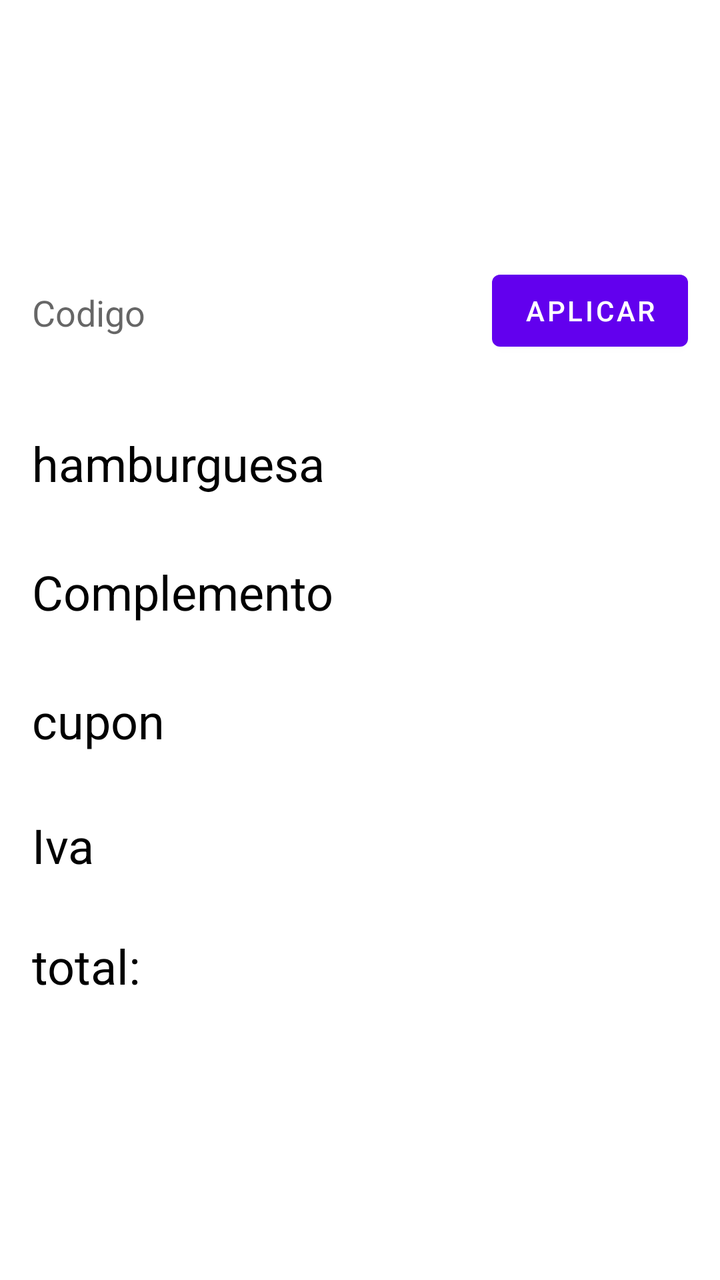
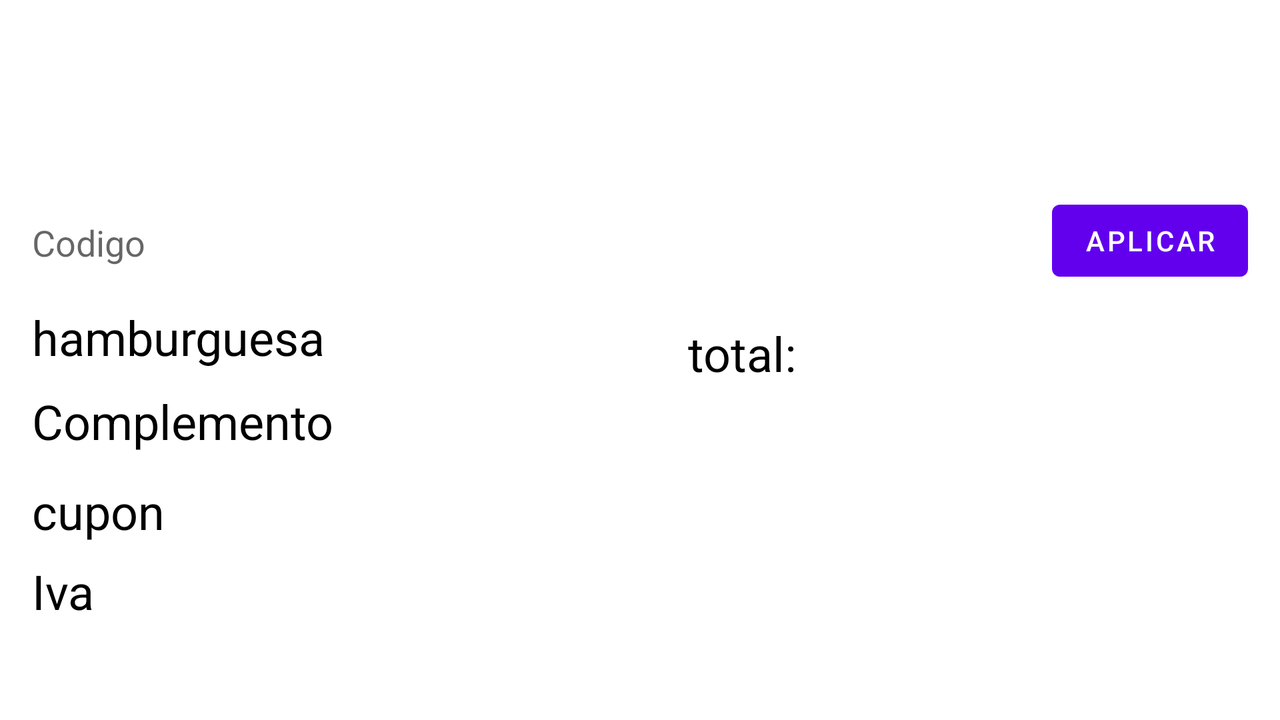

An Android layout and its configuration variant, each rendered on a device that would load it. The default file and the variant file are quoted in full after the pictures.
<!-- AndroidManifest.xml: application theme Theme.ExamenAmarillo1eval -->
<!-- res/layout/activity_pedido.xml -->
<?xml version="1.0" encoding="utf-8"?>
<androidx.constraintlayout.widget.ConstraintLayout xmlns:android="http://schemas.android.com/apk/res/android"
    xmlns:app="http://schemas.android.com/apk/res-auto"
    xmlns:tools="http://schemas.android.com/tools"
    android:layout_width="match_parent"
    android:layout_height="match_parent"
    android:background="@drawable/fondon"
    tools:context=".PedidoActivity">

    <TextView
        android:id="@+id/txt_mensaje_codigo_promocional"
        android:layout_width="0dp"
        android:layout_height="wrap_content"
        android:layout_marginStart="16dp"
        android:layout_marginLeft="16dp"
        android:layout_marginTop="40dp"
        android:layout_marginEnd="16dp"
        android:layout_marginRight="16dp"
        android:text="Dispone de código promocional? "
        android:textColor="@color/white"
        android:textSize="@dimen/tam_letra"
        app:layout_constraintEnd_toEndOf="parent"
        app:layout_constraintHorizontal_bias="0.0"
        app:layout_constraintStart_toStartOf="parent"
        app:layout_constraintTop_toTopOf="parent" />

    <EditText
        android:id="@+id/edt_codigo"
        android:layout_width="233dp"
        android:layout_height="46dp"
        android:background="@color/white"
        android:ems="10"
        android:hint="Codigo"
        android:inputType="textPersonName"
        app:layout_constraintBottom_toBottomOf="@+id/bt_codigo"
        app:layout_constraintEnd_toStartOf="@+id/bt_codigo"
        app:layout_constraintHorizontal_bias="0.0"
        app:layout_constraintStart_toStartOf="@+id/txt_mensaje_codigo_promocional" />

    <Button
        android:id="@+id/bt_codigo"
        android:layout_width="wrap_content"
        android:layout_height="wrap_content"
        android:layout_marginTop="16dp"
        android:onClick="aplicar"
        android:text="Aplicar"
        app:layout_constraintEnd_toEndOf="@+id/txt_mensaje_codigo_promocional"
        app:layout_constraintTop_toBottomOf="@+id/txt_mensaje_codigo_promocional" />

    <TextView
        android:id="@+id/txt_hamburguesa"
        android:layout_width="0dp"
        android:layout_height="wrap_content"
        android:layout_marginStart="16dp"
        android:layout_marginLeft="16dp"
        android:layout_marginTop="36dp"
        android:layout_marginEnd="16dp"
        android:layout_marginRight="16dp"
        android:textColor="@color/black"
        android:textSize="24sp"
        app:layout_constraintEnd_toEndOf="parent"
        app:layout_constraintHorizontal_bias="1.0"
        app:layout_constraintStart_toStartOf="parent"
        app:layout_constraintTop_toBottomOf="@+id/edt_codigo"
        tools:text="hamburguesa" />

    <TextView
        android:id="@+id/txt_complemento"
        android:layout_width="379dp"
        android:layout_height="wrap_content"
        android:layout_marginTop="32dp"
        android:textColor="@color/black"
        android:textSize="24sp"
        app:layout_constraintEnd_toEndOf="@+id/txt_hamburguesa"
        app:layout_constraintHorizontal_bias="0.0"
        app:layout_constraintStart_toStartOf="@+id/txt_hamburguesa"
        app:layout_constraintTop_toBottomOf="@+id/txt_hamburguesa"
        tools:text="Complemento" />

    <TextView
        android:id="@+id/txt_cupon"
        android:layout_width="379dp"
        android:layout_height="wrap_content"
        android:layout_marginTop="32dp"
        android:textColor="@color/black"
        android:textSize="24sp"
        app:layout_constraintEnd_toEndOf="@+id/txt_complemento"
        app:layout_constraintStart_toStartOf="@+id/txt_complemento"
        app:layout_constraintTop_toBottomOf="@+id/txt_complemento"
        tools:text="cupon" />

    <TextView
        android:id="@+id/txt_iva"
        android:layout_width="379dp"
        android:layout_height="wrap_content"
        android:layout_marginTop="30dp"
        android:textColor="@color/black"
        android:textSize="24sp"
        app:layout_constraintEnd_toEndOf="@+id/txt_cupon"
        app:layout_constraintStart_toStartOf="@+id/txt_cupon"
        app:layout_constraintTop_toBottomOf="@+id/txt_cupon"
        tools:text="Iva" />

    <TextView
        android:id="@+id/txt_total"
        android:layout_width="379dp"
        android:layout_height="wrap_content"
        android:layout_marginTop="28dp"
        android:textColor="@color/black"
        android:textSize="24sp"
        app:layout_constraintEnd_toEndOf="@+id/txt_iva"
        app:layout_constraintTop_toBottomOf="@+id/txt_iva"
        tools:text="total:" />

</androidx.constraintlayout.widget.ConstraintLayout>
<!-- resources referenced by this layout -->
<resources>
  <color name="black">#FF000000</color>
  <color name="white">#FFFFFFFF</color>
  <dimen name="tam_letra"> 30sp</dimen>
  <style name="Theme.ExamenAmarillo1eval" parent="Theme.MaterialComponents.DayNight.DarkActionBar">
          
          <item name="colorPrimary">@color/purple_500</item>
          <item name="colorPrimaryVariant">@color/purple_700</item>
          <item name="colorOnPrimary">@color/white</item>
          
          <item name="colorSecondary">@color/teal_200</item>
          <item name="colorSecondaryVariant">@color/teal_700</item>
          <item name="colorOnSecondary">@color/black</item>
          
          <item name="android:statusBarColor" tools:targetApi="l">?attr/colorPrimaryVariant</item>
          
      </style>
  <color name="purple_500">#FF6200EE</color>
  <color name="purple_700">#FF3700B3</color>
  <color name="teal_200">#FF03DAC5</color>
  <color name="teal_700">#FF018786</color>
</resources>
<!-- res/layout-land/activity_pedido.xml (the repository's variant of the layout above) -->
<!-- drawn on the phone turned sideways -->
<?xml version="1.0" encoding="utf-8"?>
<androidx.constraintlayout.widget.ConstraintLayout xmlns:android="http://schemas.android.com/apk/res/android"
    xmlns:app="http://schemas.android.com/apk/res-auto"
    xmlns:tools="http://schemas.android.com/tools"
    android:layout_width="match_parent"
    android:layout_height="match_parent"
    android:background="@drawable/fondon"
    tools:context=".PedidoActivity">

    <TextView
        android:id="@+id/txt_mensaje_codigo_promocional"
        android:layout_width="0dp"
        android:layout_height="wrap_content"
        android:layout_marginStart="16dp"
        android:layout_marginLeft="16dp"
        android:layout_marginTop="40dp"
        android:layout_marginEnd="16dp"
        android:layout_marginRight="16dp"
        android:text="Dispone de código promocional? "
        android:textColor="@color/white"
        android:textSize="@dimen/tam_letra"
        app:layout_constraintEnd_toEndOf="parent"
        app:layout_constraintHorizontal_bias="0.0"
        app:layout_constraintStart_toStartOf="parent"
        app:layout_constraintTop_toTopOf="parent" />

    <EditText
        android:id="@+id/edt_codigo"
        android:layout_width="233dp"
        android:layout_height="46dp"
        android:background="@color/white"
        android:ems="10"
        android:hint="Codigo"
        android:inputType="textPersonName"
        app:layout_constraintBottom_toBottomOf="@+id/bt_codigo"
        app:layout_constraintEnd_toStartOf="@+id/bt_codigo"
        app:layout_constraintHorizontal_bias="0.0"
        app:layout_constraintStart_toStartOf="@+id/txt_mensaje_codigo_promocional" />

    <Button
        android:id="@+id/bt_codigo"
        android:layout_width="wrap_content"
        android:layout_height="wrap_content"
        android:layout_marginTop="16dp"
        android:onClick="aplicar"
        android:text="Aplicar"
        app:layout_constraintEnd_toEndOf="@+id/txt_mensaje_codigo_promocional"
        app:layout_constraintTop_toBottomOf="@+id/txt_mensaje_codigo_promocional" />

    <TextView
        android:id="@+id/txt_hamburguesa"
        android:layout_width="288dp"
        android:layout_height="34dp"
        android:layout_marginStart="16dp"
        android:layout_marginLeft="16dp"
        android:layout_marginTop="8dp"
        android:layout_marginEnd="16dp"
        android:layout_marginRight="16dp"
        android:textColor="@color/black"
        android:textSize="24sp"
        app:layout_constraintEnd_toEndOf="parent"
        app:layout_constraintHorizontal_bias="0.0"
        app:layout_constraintStart_toStartOf="parent"
        app:layout_constraintTop_toBottomOf="@+id/edt_codigo"
        tools:text="hamburguesa" />

    <TextView
        android:id="@+id/txt_complemento"
        android:layout_width="285dp"
        android:layout_height="33dp"
        android:layout_marginTop="8dp"
        android:textColor="@color/black"
        android:textSize="24sp"
        app:layout_constraintEnd_toEndOf="@+id/txt_hamburguesa"
        app:layout_constraintHorizontal_bias="0.0"
        app:layout_constraintStart_toStartOf="@+id/txt_hamburguesa"
        app:layout_constraintTop_toBottomOf="@+id/txt_hamburguesa"
        tools:text="Complemento" />

    <TextView
        android:id="@+id/txt_cupon"
        android:layout_width="288dp"
        android:layout_height="32dp"
        android:layout_marginTop="12dp"
        android:textColor="@color/black"
        android:textSize="24sp"
        app:layout_constraintEnd_toEndOf="@+id/txt_complemento"
        app:layout_constraintHorizontal_bias="0.0"
        app:layout_constraintStart_toStartOf="@+id/txt_complemento"
        app:layout_constraintTop_toBottomOf="@+id/txt_complemento"
        tools:text="cupon" />

    <TextView
        android:id="@+id/txt_iva"
        android:layout_width="285dp"
        android:layout_height="44dp"
        android:layout_marginTop="8dp"
        android:textColor="@color/black"
        android:textSize="24sp"
        app:layout_constraintEnd_toEndOf="@+id/txt_cupon"
        app:layout_constraintHorizontal_bias="0.0"
        app:layout_constraintStart_toStartOf="@+id/txt_cupon"
        app:layout_constraintTop_toBottomOf="@+id/txt_cupon"
        tools:text="Iva" />

    <TextView
        android:id="@+id/txt_total"
        android:layout_width="379dp"
        android:layout_height="wrap_content"
        android:layout_marginStart="40dp"
        android:layout_marginLeft="40dp"
        android:layout_marginTop="80dp"
        android:textColor="@color/black"
        android:textSize="24sp"
        app:layout_constraintStart_toEndOf="@+id/txt_hamburguesa"
        app:layout_constraintTop_toBottomOf="@+id/txt_mensaje_codigo_promocional"
        tools:text="total:" />

</androidx.constraintlayout.widget.ConstraintLayout>
